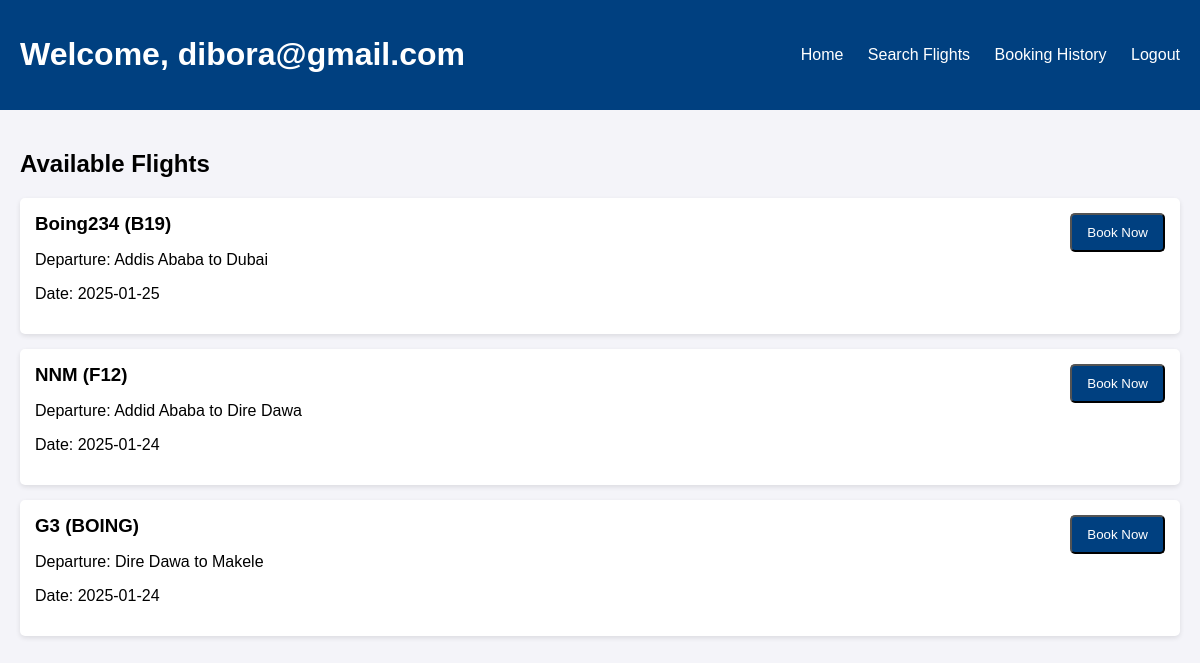
Page /user/view_flights.php (signed in) on the committed database.
### tables this page shows
CREATE TABLE `flights` (
  `id` int(11) NOT NULL,
  `flight_model` varchar(100) NOT NULL,
  `name` varchar(150) NOT NULL,
  `total_seats` int(11) NOT NULL,
  `price` decimal(10,2) NOT NULL,
  `departure_city` varchar(100) NOT NULL,
  `destination_city` varchar(100) NOT NULL,
  `departure_date` date NOT NULL,
  `created_at` timestamp NOT NULL DEFAULT current_timestamp()
);

### user/view_flights.php (the view, shortened to what this page needs)
<?php
require '../db_connection.php';
$sql = "SELECT * FROM flights";
$stmt = $pdo->query($sql);
$flights = $stmt->fetchAll(PDO::FETCH_ASSOC);
?>
<!DOCTYPE html>
<html lang="en">
<head>
</head>
<body>
    <header class="header">
        <h1>Welcome, <?php echo htmlspecialchars($_SESSION['email']); ?></h1>
        <nav>
            <a href="dashboard.php">Home</a>
            <a href="search_flights.php">Search Flights</a>
            <a href="booking_history.php">Booking History</a>
            <a href="../index.php">Logout</a>
        </nav>
    </header>
    <div class="container">
        <h2>Available Flights</h2>
        <div class="flight-list">
            <?php foreach ($flights as $flight): ?>
                <div class="flight-item">
                    <div>
                        <h3><?php echo htmlspecialchars($flight['name']); ?> (<?php echo htmlspecialchars($flight['flight_model']); ?>)</h3>
                        <p>Departure: <?php echo htmlspecialchars($flight['departure_city']); ?> to <?php echo htmlspecialchars($flight['destination_city']); ?></p>
                        <p>Date: <?php echo htmlspecialchars($flight['departure_date']); ?></p>
                    </div>
                    <form method="POST" action="book_flight.php">
                        <?php if (!isset($error_message)): ?>
                            <button type="submit" class="button">Book Now</button>
                        <?php else: ?>
                            <button type="button" class="button" disabled>Cannot Book</button>
                        <?php endif; ?>
                    </form>
                </div>
            <?php endforeach; ?>
        </div>
    </div>
</body>
</html>

### user/view_flights.php (style rules this page uses)
body { font-family: Arial, sans-serif; margin: 0; padding: 0; background-color: #f4f4f9; }
.header { background-color: #004080; color: white; padding: 15px 20px; display: flex; justify-content: space-between; align-items: center; }
.header nav a { color: white; text-decoration: none; margin-left: 20px; }
.container { padding: 20px; }
.flight-list { margin-top: 20px; }
.flight-item { padding: 15px; background-color: #fff; border-radius: 5px; box-shadow: 0 2px 5px rgba(0, 0, 0, 0.1); margin-bottom: 15px; display: flex; justify-content: space-between; }
.flight-item h3 { margin: 0; }
.button { background-color: #004080; color: white; padding: 10px 15px; text-decoration: none; border-radius: 5px; }

### rows in the picture
flights: name "Boing234", flight_model "B19", departure_city "Addis Ababa", destination_city "Dubai", departure_date "2025-01-25"
flights: name "NNM", flight_model "F12", departure_city "Addid Ababa", destination_city "Dire Dawa", departure_date "2025-01-24"
flights: name "G3", flight_model "BOING", departure_city "Dire Dawa", destination_city "Makele", departure_date "2025-01-24"

### other values in the picture
$_SESSION['email'] "dibora@gmail.com"
